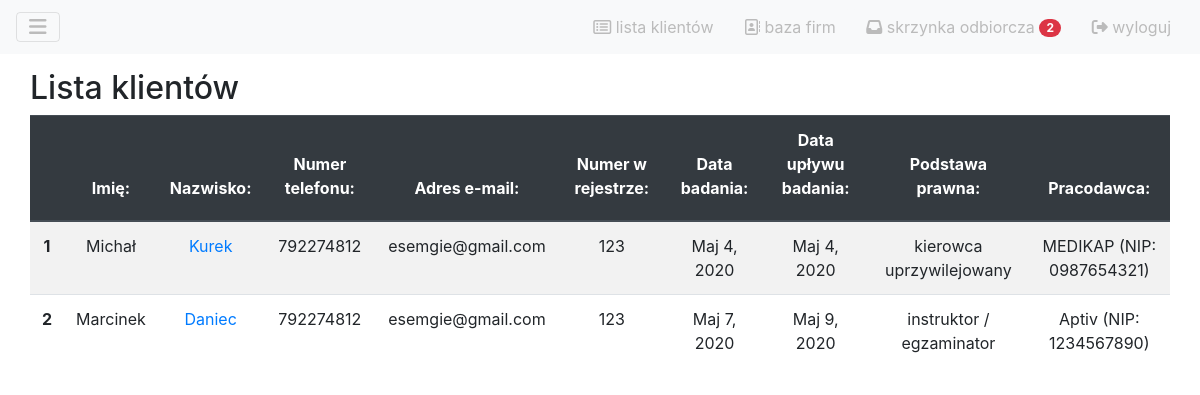
The page /clients/list (signed in) on the database as committed earlier.
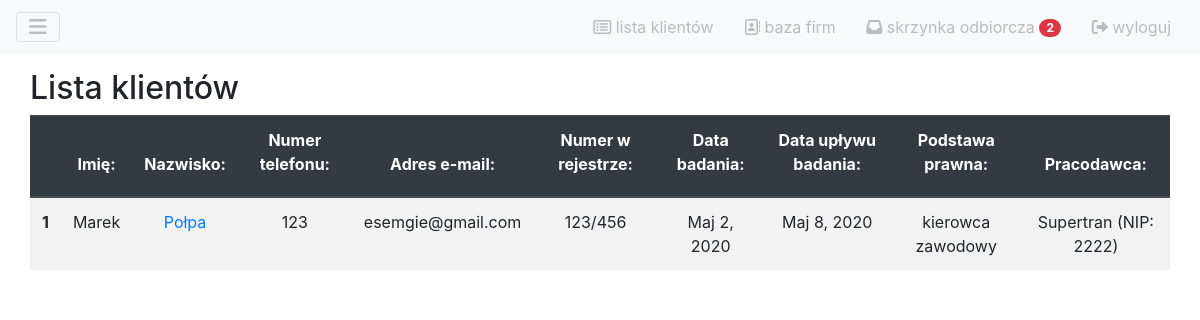
The same page on the database as committed later.
### clients/models.py (models this page shows, shortened)
class Client(models.Model):
	podstawa_prawna_wybor = [
		('kier_zaw', 'kierowca zawodowy'),
		('kier_uprz', 'kierowca uprzywilejowany'),
		('instr_egz', 'instruktor / egzaminator'),
		('zatrz_pra_jaz', 'zatrzymane prawo jazdy'),
		('inna', 'inna')
	]
	imie = models.CharField("imię", max_length=100)
	nazwisko = models.CharField("nazwisko", max_length=100)
	numer_telefonu = models.CharField("numer telefonu", max_length=20)
	email = models.CharField("adres e-mail", max_length=50)
	nr_rejestr = models.CharField("numer w rejestrze", max_length=20)
	data_badania = models.DateField("data badania")
	data_waznosci_badania = models.DateField("data upływu badania")
	podstawa_prawna = models.CharField("podstawa prawna", max_length=50, choices=podstawa_prawna_wybor)
	komentarz = models.TextField("komentarz", blank=True)
	pracodawca = models.ForeignKey(Company, on_delete=models.CASCADE)

### companies/models.py (models this page shows)
class Company(models.Model):
    nazwa = models.CharField(verbose_name='Nazwa', max_length=50)
    miasto = models.CharField(max_length=50)
    ulica = models.CharField(max_length=50)
    kod_pocztowy = models.CharField(max_length=50)
    nip = models.CharField(verbose_name='NIP', max_length=50)
    regon = models.CharField(verbose_name='REGON', max_length=50)
    def __str__(self):
        return f'{self.nazwa} (NIP: {self.nip})'

### clients/views.py (the view)
# urls.py: path('list', views.ClientList.as_view(), name='list'),
class ClientList(generic.View):
	template_name = 'clients/client_list.html'
	form = ClientsTabularList
	def get(self, request):
		all_clients = Client.objects.all()
		context = {
			'form' : self.form,
			'all_clients' : all_clients,
		}
		return render(request, self.template_name, context)

### board/templatetags/inbox_tags.py (called while the page is built)
@register.simple_tag(takes_context=True)
def unread_msg_counter(context):
	request = context['user']
	return Message.objects.all().filter(data_odczytania=None).filter(odbiorca=request).count()

### clients/templates/clients/client_list.html
{% extends 'board/base.html' %}
{% block content %}
<h2>Lista klientów</h2>
<div class="table-responsive">
    <table class="table table-striped borderless text-center">
        <thead class="thead-dark">
            <tr>
                <th scope="col"></th>
                {% for field in form %}
                <th scope="col">{{ field.label_tag }} </th>
                {% endfor %}
            </tr>
        </thead>
            <tbody>
            {% for client in all_clients %}
                <tr>
                <th scope="row">{{ forloop.counter }}</th>
                    <td>{{ client.imie }}</td>
                    <td><a href="{% url 'clients:update' client.id %}">{{ client.nazwisko  }}</a></td>
                    <td>{{ client.numer_telefonu  }}</td>
                    <td>{{ client.email }}</td>
                    <td>{{ client.nr_rejestr }}</td>
                    <td>{{ client.data_badania }}</td>
                    <td>{{ client.data_waznosci_badania }}</td>
                    <td>{{ client.get_podstawa_prawna_display }}</td>
                    <td>{{ client.pracodawca }}</td>
                </tr>
            {% endfor %}
            </tbody>
        </table>
</div>
{% endblock %}

### board/templates/board/base.html (shortened to what this page needs)
<!DOCTYPE html>
<html lang="en">
<head>
{% load static %}
{% load inbox_tags%}
<link rel="stylesheet" href="https://stackpath.bootstrapcdn.com/bootstrap/4.3.1/css/bootstrap.min.css">
<link rel="stylesheet" href="{% static 'board/base.css' %}">
</head>
<body>
<div id="wrapper">
    <nav id="navbar-wrapper">
        <div class="navbar navbar-light bg-light">
            <button class="navbar-toggler" type="button" data-toggle="collapse" data-target="#navbarToggleExternalContent" aria-controls="navbarToggleExternalContent" aria-expanded="false" aria-label="Toggle navigation">
                <a href="#" class="navbar-elements" id="menu-toggle"><i class="fas fa-bars"></i></a>
            </button>
            <div class="text-right">
                <button class="btn btn-light" type="button"><a class="navbar-elements" href="{% url 'clients:list' %}"><i class="far fa-list-alt"></i> lista klientów </a></button>
                <button class="btn btn-light" type="button"><a class="navbar-elements" href="{% url 'companies:list' %}"><i class="far fa-address-book"></i> baza firm </a></button>
                <button class="btn btn-light" type="button">
                    <a class="navbar-elements" href="{% url 'msg:inbox' %}">
                        <i class="fas fa-inbox"></i>
                        skrzynka odbiorcza
                        {% unread_msg_counter as unread_msg_counter_flag %}
                        {% if unread_msg_counter_flag != 0 %}
                        <span class="badge badge-pill badge-danger">{% unread_msg_counter %} </span>
                        {% endif %}
                    </a>
                </button>
                <button class="btn btn-light" type="button"><a class="navbar-elements" href="{% url 'logout' %}"><i class="fas fa-sign-out-alt"></i> wyloguj</a></button>
            </div>
        </div>
    </nav>
        <div id="page-content-wrapper">
            <div class="container-fluid">
                <div class="row">
                    <div class="col-lg-12">
                        {% block content %}
                        {% endblock %}
                    </div>
                </div>
            </div>
        </div>
</div>
</body>
</html>

### board/static/board/base.css (style rules this page uses)
#navbar-wrapper { height: 5%; }
.navbar-elements { text-decoration: none; color: #bbb; }
#page-content-wrapper { width: 100%; position: absolute; padding: 15px; }

Rows that differ between the two databases and show on the page:
removed Client: imie "Michał", nazwisko "Kurek", numer_telefonu "792274812", email "esemgie@gmail.com", nr_rejestr "123", data_badania "Maj 4, 2020", data_waznosci_badania "Maj 4, 2020", podstawa_prawna "kierowca uprzywilejowany", pracodawca "MEDIKAP (NIP: 0987654321)"
removed Client: imie "Marcinek", nazwisko "Daniec", numer_telefonu "792274812", email "esemgie@gmail.com", nr_rejestr "123", data_badania "Maj 7, 2020", data_waznosci_badania "Maj 9, 2020", podstawa_prawna "instruktor / egzaminator", pracodawca "Aptiv (NIP: 1234567890)"
added Client: imie "Marek", nazwisko "Połpa", numer_telefonu "123", email "esemgie@gmail.com", nr_rejestr "123/456", data_badania "Maj 2, 2020", data_waznosci_badania "Maj 8, 2020", podstawa_prawna "kierowca zawodowy", pracodawca "Supertran (NIP: 2222)"
